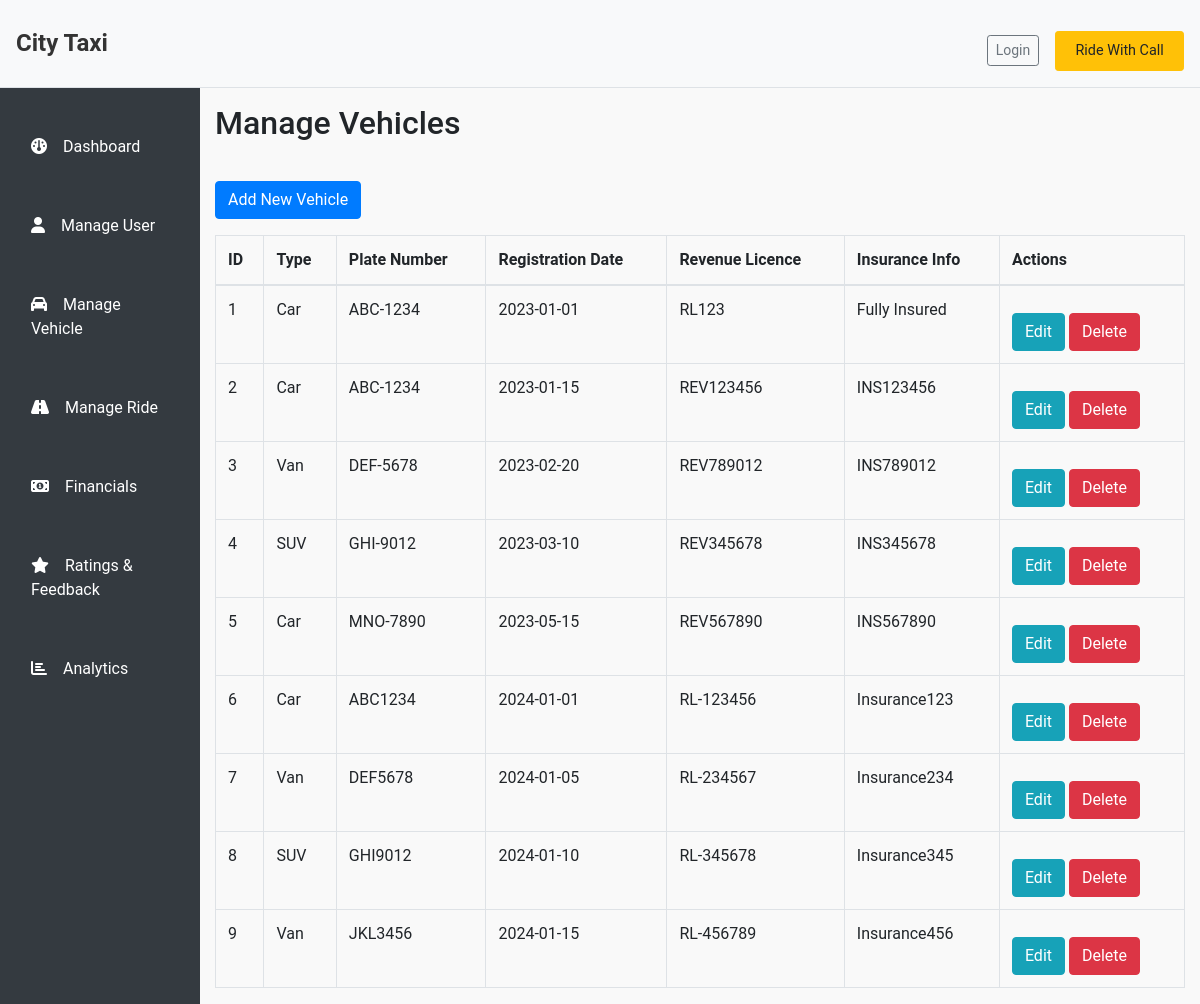
The page /AdminDashboard.php?page=manageVehicle on the database its author committed.
### tables this page shows
CREATE TABLE `taxis` (
  `Taxi_ID` int(11) NOT NULL,
  `Taxi_type` varchar(50) DEFAULT NULL,
  `Vehicle_Owner_ID` int(11) DEFAULT NULL,
  `Plate_number` varchar(20) DEFAULT NULL,
  `Registration_Date` date DEFAULT NULL,
  `RevenueLicence` varchar(50) DEFAULT NULL,
  `Insurance_info` varchar(255) DEFAULT NULL,
  `Revenue_licence_Img` varchar(255) DEFAULT NULL,
  `Insurance_Card_Img` varchar(255) DEFAULT NULL,
  `Vehicle_Img` varchar(255) DEFAULT NULL,
  `Rate_per_Km` decimal(10,2) DEFAULT NULL
);

### Functions/Common/Taxi.php (called while the page is built, shortened)
<?php
include_once 'Database.php';
class Taxi {
    private $conn;
    public function __construct() {
        $this->db = new Database();
        $this->conn = $this->db->getConnection();
    }
    public function fetchAllTaxis() {
        $query = "SELECT Taxi_ID, Taxi_type, Plate_number, Registration_Date, RevenueLicence, Insurance_info FROM Taxis";
        $stmt = $this->conn->prepare($query);
        $stmt->execute();
        return $stmt->fetchAll(PDO::FETCH_ASSOC);
    }
}
?>

### Functions/Common/Database.php (called while the page is built, shortened)
<?php
class Database {
    private $conn;
    public function open() {
        $dotenv = parse_ini_file(__DIR__ . '/../../env/.env');
        $host = $dotenv['DB_HOST'];
        $dbname = $dotenv['DB_NAME'];
        $user = $dotenv['DB_USER'];
        $password = $dotenv['DB_PASSWORD'];
        try {
            $this->conn = new PDO("mysql:host=$host;dbname=$dbname", $user, $password);
            $this->conn->setAttribute(PDO::ATTR_ERRMODE, PDO::ERRMODE_EXCEPTION);
        } catch (PDOException $e) {
            echo "Connection failed: " . $e->getMessage();
        }
        return $this->conn;
    }
    public function getConnection() {
        return $this->conn;
    }
}

### TemplateParts/Admin/PanelParts/manageVehicle.php (the view)
<?php
include_once 'Functions/Common/Database.php';
include_once 'Functions/Common/Taxi.php';
$taxi = new Taxi();
$taxiList = $taxi->fetchAllTaxis();
?>
<div class="container mt-3">
    <div class="row">
        <h2>Manage Vehicles</h2>
    </div>
</div>
<div class="container mt-3">
    <div class="row">
        <a href="addVehicle.php" class="btn btn-primary mb-3">Add New Vehicle</a>
        <table class="table table-bordered">
            <thead>
                <tr>
                    <th>ID</th>
                    <th>Type</th>
                    <th>Plate Number</th>
                    <th>Registration Date</th>
                    <th>Revenue Licence</th>
                    <th>Insurance Info</th>
                    <th>Actions</th>
                </tr>
            </thead>
            <tbody>
                <?php foreach ($taxiList as $taxi): ?>
                <tr>
                    <td><?= htmlspecialchars($taxi['Taxi_ID']) ?></td>
                    <td><?= htmlspecialchars($taxi['Taxi_type']) ?></td>
                    <td><?= htmlspecialchars($taxi['Plate_number']) ?></td>
                    <td><?= htmlspecialchars($taxi['Registration_Date']) ?></td>
                    <td><?= htmlspecialchars($taxi['RevenueLicence']) ?></td>
                    <td><?= htmlspecialchars($taxi['Insurance_info']) ?></td>
                    <td>
                        <a href="editVehicle.php?edit=<?= $taxi['Taxi_ID'] ?>" class="btn btn-info">Edit</a>
                        <a href="?delete=<?= $taxi['Taxi_ID'] ?>" class="btn btn-danger" onclick="return confirm('Are you sure you want to delete this vehicle?');">Delete</a>
                    </td>
                </tr>
                <?php endforeach; ?>
            </tbody>
        </table>
    </div>
</div>

### Assets/Css/style.css (style rules this page uses)
body { background-color: #f9f9f9; font-family: 'Roboto', sans-serif; }
a { color: #ffc107; font-size: 1rem; margin-top: 15px; display: block; }

### rows shown on the page
taxis: Taxi_ID "1", Taxi_type "Car", Plate_number "ABC-1234", Registration_Date "2023-01-01", RevenueLicence "RL123", Insurance_info "Fully Insured"
taxis: Taxi_ID "2", Taxi_type "Car", Plate_number "ABC-1234", Registration_Date "2023-01-15", RevenueLicence "REV123456", Insurance_info "INS123456"
taxis: Taxi_ID "3", Taxi_type "Van", Plate_number "DEF-5678", Registration_Date "2023-02-20", RevenueLicence "REV789012", Insurance_info "INS789012"
taxis: Taxi_ID "4", Taxi_type "SUV", Plate_number "GHI-9012", Registration_Date "2023-03-10", RevenueLicence "REV345678", Insurance_info "INS345678"
taxis: Taxi_ID "5", Taxi_type "Car", Plate_number "MNO-7890", Registration_Date "2023-05-15", RevenueLicence "REV567890", Insurance_info "INS567890"
taxis: Taxi_ID "6", Taxi_type "Car", Plate_number "ABC1234", Registration_Date "2024-01-01", RevenueLicence "RL-123456", Insurance_info "Insurance123"
taxis: Taxi_ID "7", Taxi_type "Van", Plate_number "DEF5678", Registration_Date "2024-01-05", RevenueLicence "RL-234567", Insurance_info "Insurance234"
taxis: Taxi_ID "8", Taxi_type "SUV", Plate_number "GHI9012", Registration_Date "2024-01-10", RevenueLicence "RL-345678", Insurance_info "Insurance345"
taxis: Taxi_ID "9", Taxi_type "Van", Plate_number "JKL3456", Registration_Date "2024-01-15", RevenueLicence "RL-456789", Insurance_info "Insurance456"
